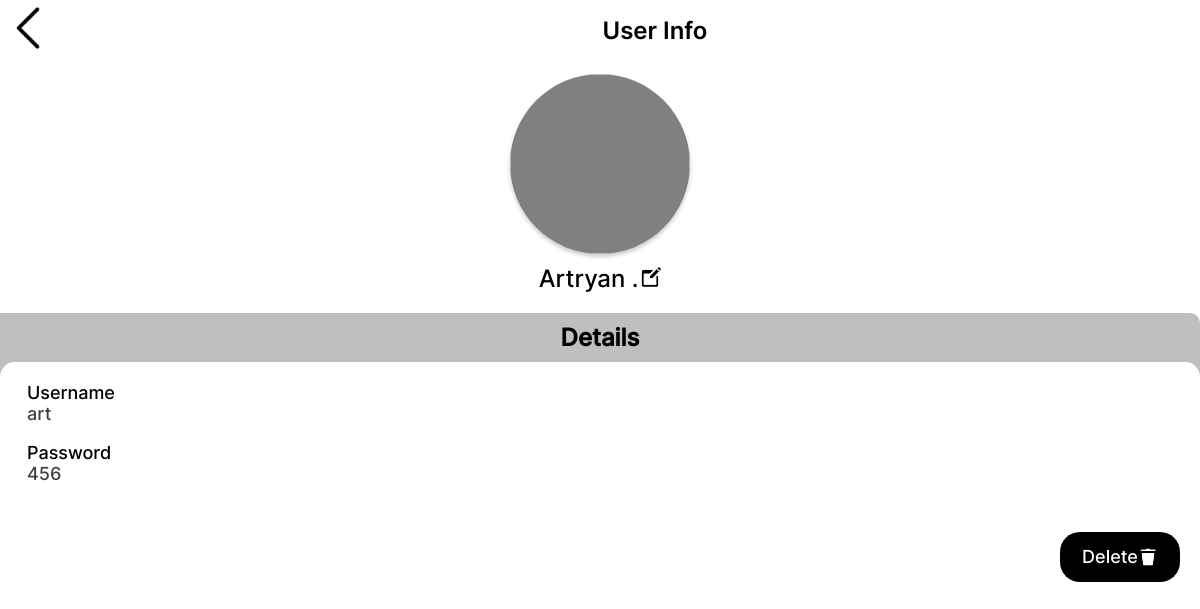
/UT-userinfo.php?emp=1 (signed in), run on the app's committed database.
### tables this page shows
CREATE TABLE `employees` (
  `id` int(11) NOT NULL,
  `USERNAME` varchar(100) NOT NULL,
  `PASSWORD` varchar(100) NOT NULL,
  `CONFIRM_PASSWORD` varchar(100) NOT NULL,
  `LAST_NAME` varchar(100) NOT NULL,
  `FIRST_NAME` varchar(100) NOT NULL,
  `MIDDLE_NAME` varchar(100) NOT NULL,
  `IMG` varchar(100) NOT NULL
);

### UT-userinfo.php (the view, shortened to what this page needs)
<?php require 'connectDB.php';
$emp_num = $_GET['emp'];
$emprow = "SELECT * FROM employees WHERE id = $emp_num";
$empdata = $connection->query($emprow);
$employee = $empdata->fetch_assoc();
?>
<!DOCTYPE html>
<html lang="en">
<head>
    <link rel="stylesheet" href="UT-userinfo.css">
</head>
<body>
<nav class="site-nav grid">
    <a href="UT-adminview.php"><img src="assets/img/Back.png" alt=""></a>
    <p>User Info</p>
</nav>
<section>
<?php
echo'<div class="primary">
    <img class="prof-img" src="assets/employee_img/' . $employee["IMG"] . '" alt="">
    <div class="name"><p>' . $employee["FIRST_NAME"]. " ". $employee["MIDDLE_NAME"][0] . ". ". $employee["LAST_NAME"] . '</p>
    <a href="UT-userEdit.php?emp='?><?php echo $emp_num ?>"><?php echo '
        <img class="icon" src="assets/img/edit.png" alt=""></a></div>
</div>'
?>
</section>
<section class="addinfo">
    <div class="tabs-titles">
        <p id="detail" class="tab-title active-title">Details</p>
    </div>
    <div class="contents-container">
    <div class="tab-contents  active-tab" id="details">
         <?php echo'
         <p class="subtitle">Username</p>
         <p class="info">' . $employee["USERNAME"] . '</p>
         <p class="subtitle">Password</p>
         <p class="info">' . $employee["PASSWORD"] . '</p>
         '?>
         <a href="UT-deleteemployee.php?emp=<?php echo $emp_num ?>">
         <div class="dlt-btn">
            <p class="dlt-text">Delete</p><img class="icon" src="assets/img/delete.png" alt="delete" onClick="javascript:return confirm('Are you sure to delete this?')">
         </div></a>
        </div>
    </div>
</section>
</body>
</html>

### UT-userinfo.css (style rules this page uses)
:root { --primary: #000000; --secondary: #FFFFFF; --button_color: #d9d9d9; --nav_grayed: #808080; --nav_selected: #bfbfbf; --table_text: #404040; }
body,p,a,ul,li,h1 { margin: 0; padding: 0; text-decoration: none; }
body { background-color: var(--secondary); overflow-x: hidden; font-family: 'Inter Medium'; padding-top: 53.75px; }
p { color: #000000; font-size: 1.2em; font-family: "Inter Medium"; text-align: center; margin: 0 auto; }
.grid { display: grid; grid-template-columns: repeat(8, 1fr); }
.site-nav { width: 100%; background: var(--secondary); position: fixed; top: 0px; z-index: 100; }
.site-nav a { grid-column: 1/2; }
.site-nav a img { width: 2.8em; height: 2.8em; }
.site-nav p { grid-column: 2/9; white-space: nowrap; margin: auto auto; font-family: 'Inter SemiBold'; margin-left: calc(50% - 20px); transform: translateX(-50%); }
section { display: block; margin-top: 1em; }
.prof-img { display: flex; width: 9em; height: 9em; border-radius: 50%; margin: 0 auto 0.5em; background: var(--nav_grayed); box-shadow: 0 3px 4px rgba(0, 0, 0, 0.2); }
section.addinfo { background:var(--nav_selected); }
.primary p { margin:0; }
.primary .name { display: flex; margin:auto; justify-content: center; align-items: baseline; }
.icon { max-height: 1em; }
.tabs-titles { width: 100%; display: flex; text-align: center; background: linear-gradient(0deg, var(--nav_selected) 50%, var(--secondary) 50%); }
.tabs-titles p:nth-child(1) { border-radius: 0 10px 10px 0; }
.tab-title { background: var(--nav_grayed); width:100%; padding:10px 0px; color: var(--secondary); }
.active-title { background: var(--nav_selected); color: var(--primary); outline:none; font-weight: bold; }
.contents-container { position: relative; padding-top: 1em; background: var(--secondary); border-radius: 15px 15px 0 0; }
.tab-contents { z-index: 99; width:100vw; visibility: hidden; position:fixed; }
.active-tab { top: 1em; position: absolute; visibility: visible; }
#details { padding-bottom: 5em; }
#details .info, .subtitle { margin: 0 1.5em; text-align: left; font-size: .9em; color:var(--table_text); }
#details .subtitle { color:#000000; }
#details .info { margin-bottom: 1em; }
.dlt-btn { background: var(--primary); position: absolute; display: flex; border-radius: 20px; margin-top: 4em; width: 6em; height: 2.5em; flex-wrap: wrap; justify-content: center; align-content: center; align-items: center; bottom:1em; right:1em; }
.dlt-text { color: var(--secondary); margin:0 0; font-size: .9em; font-weight: 100; }
@media screen and (min-width: 960px) { body { font-size: 18px; } }
@media screen and (min-width: 1200px) { body { font-size: 20px; } }

### data on the page
employees: FIRST_NAME "Artryan", USERNAME "art", PASSWORD "456"
